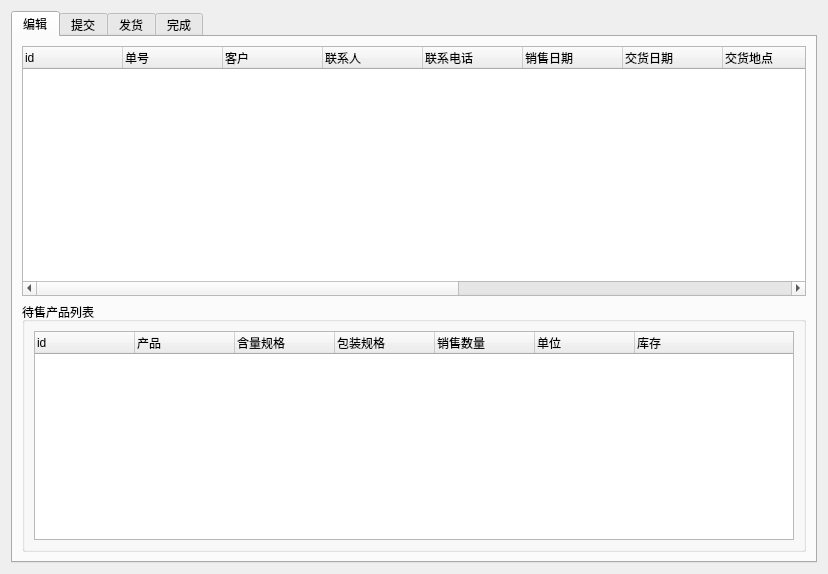
<?xml version="1.0" encoding="UTF-8"?>
<ui version="4.0">
 <class>Form</class>
 <widget class="QWidget" name="Form">
  <property name="geometry">
   <rect>
    <x>0</x>
    <y>0</y>
    <width>828</width>
    <height>574</height>
   </rect>
  </property>
  <property name="windowTitle">
   <string>Form</string>
  </property>
  <layout class="QGridLayout" name="gridLayout">
   <item row="0" column="0">
    <widget class="QTabWidget" name="tabWidget">
     <property name="currentIndex">
      <number>0</number>
     </property>
     <widget class="QWidget" name="tab_0">
      <attribute name="title">
       <string>编辑</string>
      </attribute>
      <layout class="QGridLayout" name="gridLayout_2">
       <item row="0" column="0">
        <widget class="QTreeWidget" name="treeWidget_orderlist">
         <property name="contextMenuPolicy">
          <enum>Qt::CustomContextMenu</enum>
         </property>
         <column>
          <property name="text">
           <string>id</string>
          </property>
         </column>
         <column>
          <property name="text">
           <string>单号</string>
          </property>
         </column>
         <column>
          <property name="text">
           <string>客户</string>
          </property>
         </column>
         <column>
          <property name="text">
           <string>联系人</string>
          </property>
         </column>
         <column>
          <property name="text">
           <string>联系电话</string>
          </property>
         </column>
         <column>
          <property name="text">
           <string>销售日期</string>
          </property>
         </column>
         <column>
          <property name="text">
           <string>交货日期</string>
          </property>
         </column>
         <column>
          <property name="text">
           <string>交货地点</string>
          </property>
         </column>
         <column>
          <property name="text">
           <string>业务员</string>
          </property>
         </column>
         <column>
          <property name="text">
           <string>运输方式</string>
          </property>
         </column>
         <column>
          <property name="text">
           <string>付款方式</string>
          </property>
         </column>
         <column>
          <property name="text">
           <string>审核人</string>
          </property>
         </column>
         <column>
          <property name="text">
           <string>发货人</string>
          </property>
         </column>
         <column>
          <property name="text">
           <string>备注</string>
          </property>
         </column>
        </widget>
       </item>
       <item row="1" column="0">
        <widget class="QGroupBox" name="groupBox">
         <property name="title">
          <string>待售产品列表</string>
         </property>
         <layout class="QGridLayout" name="gridLayout_3">
          <item row="0" column="0">
           <widget class="QTreeWidget" name="treeWidget_prodlist">
            <property name="contextMenuPolicy">
             <enum>Qt::CustomContextMenu</enum>
            </property>
            <column>
             <property name="text">
              <string>id</string>
             </property>
            </column>
            <column>
             <property name="text">
              <string>产品</string>
             </property>
            </column>
            <column>
             <property name="text">
              <string>含量规格</string>
             </property>
            </column>
            <column>
             <property name="text">
              <string>包装规格</string>
             </property>
            </column>
            <column>
             <property name="text">
              <string>销售数量</string>
             </property>
            </column>
            <column>
             <property name="text">
              <string>单位</string>
             </property>
            </column>
            <column>
             <property name="text">
              <string>库存</string>
             </property>
            </column>
           </widget>
          </item>
         </layout>
        </widget>
       </item>
      </layout>
     </widget>
     <widget class="QWidget" name="tab_1">
      <attribute name="title">
       <string>提交</string>
      </attribute>
     </widget>
     <widget class="QWidget" name="tab_2">
      <attribute name="title">
       <string>发货</string>
      </attribute>
     </widget>
     <widget class="QWidget" name="tab_3">
      <attribute name="title">
       <string>完成</string>
      </attribute>
     </widget>
    </widget>
   </item>
  </layout>
 </widget>
 <resources/>
 <connections/>
</ui>
